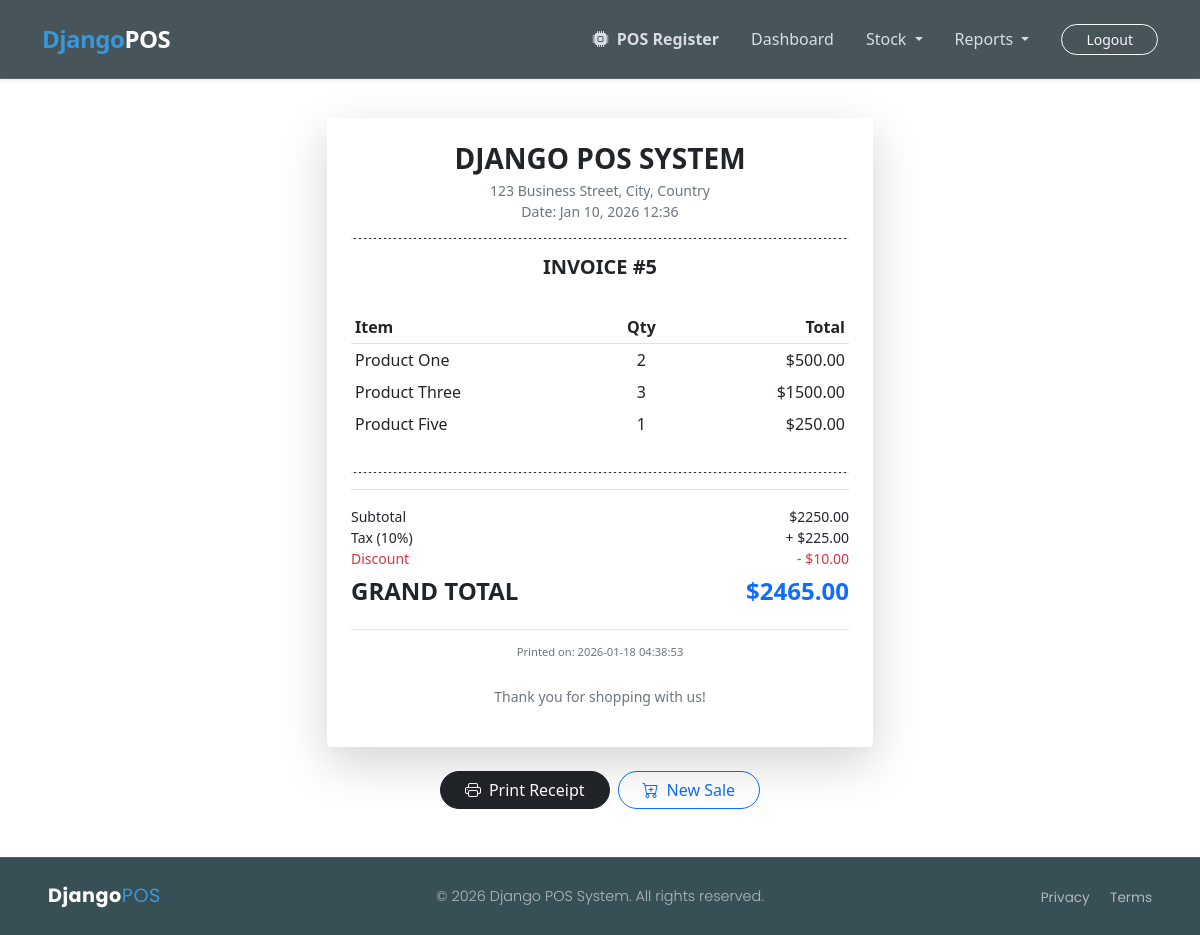
Before: /pos/receipt/5/ (signed in) with the older database file.
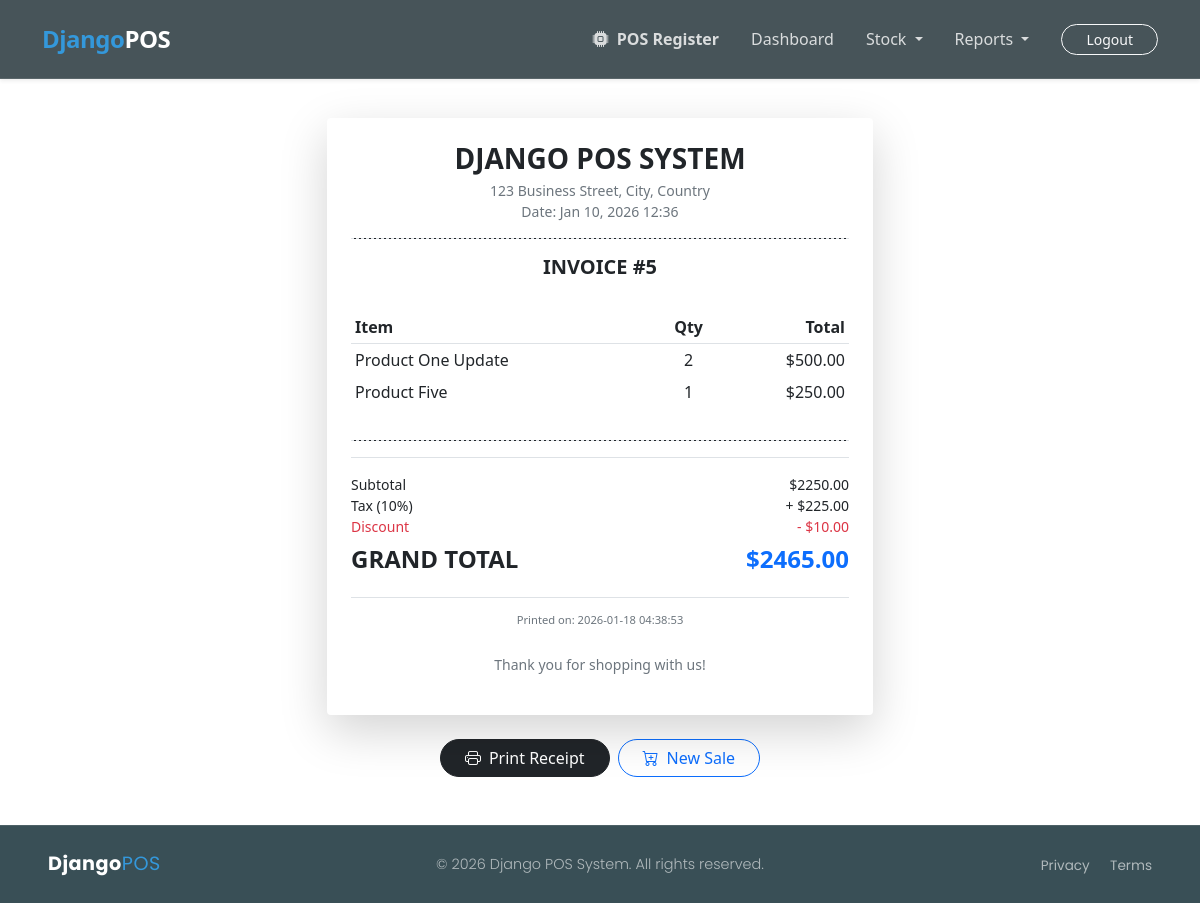
After: the same page with the newer database file.
### app_sales/models.py (models this page shows, shortened)
class SaleItem(models.Model):
    sale = models.ForeignKey(Sale, related_name='items', on_delete=models.CASCADE)
    product = models.ForeignKey(Product, on_delete=models.CASCADE)
    quantity = models.IntegerField()
    unit_price = models.DecimalField(max_digits=10, decimal_places=2)
    total_price = models.DecimalField(max_digits=10, decimal_places=2)

### app_pos/models.py (models this page shows, shortened)
class Product(models.Model):
    product_title = models.CharField(max_length=200, null=False, blank=False)
    product_category = models.ForeignKey(Category, on_delete=models.CASCADE,
                                          null=False, blank=False)
    product_price = models.FloatField(null=False, blank=False)
    product_description = models.TextField(null=True, blank=True)
    product_quantity = models.IntegerField(null=False, blank=False, default=0)
    cost_price = models.FloatField(null=False, blank=False, default=0.0)
    is_active = models.BooleanField(default=True)
    created_at = models.DateTimeField(default=timezone.now())

### app_sales/views.py (the view)
# urls.py: path('pos/receipt/<int:sale_id>/', views.pos_receipt, name="pos.receipt"),
@login_required(login_url="login")
def pos_receipt(request, sale_id):
    sale = get_object_or_404(Sale, id=sale_id)
    context = {
        "sale": sale,
    }
    return render(request, "sales/pos_receipt.html", context)

### app_sales/templates/sales/pos_receipt.html (shortened to what this page needs)
{% extends 'base.html' %}
{% block body_content %}
<section class="container py-5">
    <div class="row justify-content-center">
        <div class="col-md-6">
            <div class="card border-0 shadow-lg p-4" id="printableArea">
                <div class="text-center mb-4">
                    <h3 class="fw-bold mb-1">DJANGO POS SYSTEM</h3>
                    <p class="text-muted small">123 Business Street, City, Country<br>
                    Date: {{ sale.transaction_date|date:"M d, Y H:i" }}</p>
                    <hr class="border-dashed">
                    <h5 class="fw-bold">INVOICE #{{ sale.id }}</h5>
                </div>
                <table class="table table-sm table-borderless">
                    <thead>
                        <tr class="border-bottom">
                            <th>Item</th>
                            <th class="text-center">Qty</th>
                            <th class="text-end">Total</th>
                        </tr>
                    </thead>
                    <tbody>
                        {% for item in sale.items.all %}
                        <tr>
                            <td>{{ item.product.product_title }}</td>
                            <td class="text-center">{{ item.quantity }}</td>
                            <td class="text-end">${{ item.total_price }}</td>
                        </tr>
                        {% empty %}
                        <tr>
                            <td colspan="3" class="text-center py-4 text-danger">
                                Error: No items found for this record.
                            </td>
                        </tr>
                        {% endfor %}
                    </tbody>
                </table>
                <hr class="border-dashed">
                <div class="border-top pt-3">
                    <div class="d-flex justify-content-between small">
                        <span>Subtotal</span>
                        <span>${{ sale.subtotal }}</span>
                    </div>
                    <div class="d-flex justify-content-between small">
                        <span>Tax (10%)</span>
                        <span>+ ${{ sale.tax_amount }}</span>
                    </div>
                    <div class="d-flex justify-content-between text-danger small">
                        <span>Discount</span>
                        <span>- ${{ sale.discount_amount }}</span>
                    </div>
                    <div class="d-flex justify-content-between mt-2">
                        <h4 class="fw-bold">GRAND TOTAL</h4>
                        <h4 class="fw-bold text-primary">${{ sale.grand_total }}</h4>
                    </div>
                    <div class="text-center border-top pt-2 mt-3">
                        <small class="text-muted" style="font-size: 0.7rem;">
                            Printed on: {% now "Y-m-d H:i:s" %}
                        </small>
                    </div>
                </div>
                <div class="text-center mt-4 no-print">
                    <p class="text-muted small italic">Thank you for shopping with us!</p>
                </div>
            </div>
            <div class="mt-4 d-flex gap-2 justify-content-center no-print">
                <button onclick="window.print()" class="btn btn-dark rounded-pill px-4">
                    <i class="bi bi-printer me-2"></i>Print Receipt
                </button>
                <a href="{% url 'pos.register' %}" class="btn btn-outline-primary rounded-pill px-4">
                    <i class="bi bi-cart-plus me-2"></i>New Sale
                </a>
            </div>
        </div>
    </div>
</section>
{% endblock %}

Changed rows visible on the page:
removed SaleItem: product.product_title "Product Three", quantity "3", total_price "1500.00"
changed through a linked row, SaleItem: product.product_title "Product One" → "Product One Update"
